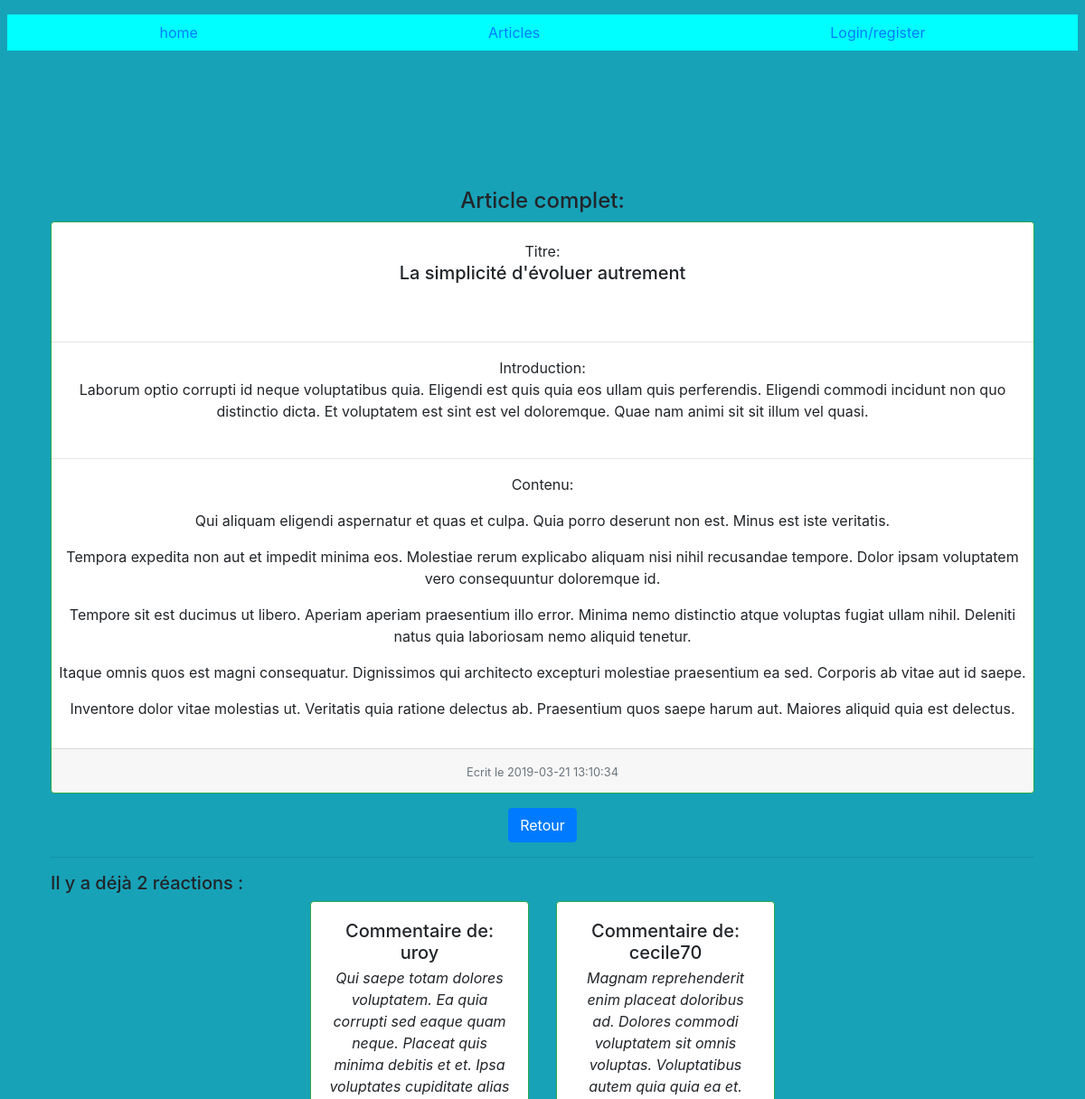
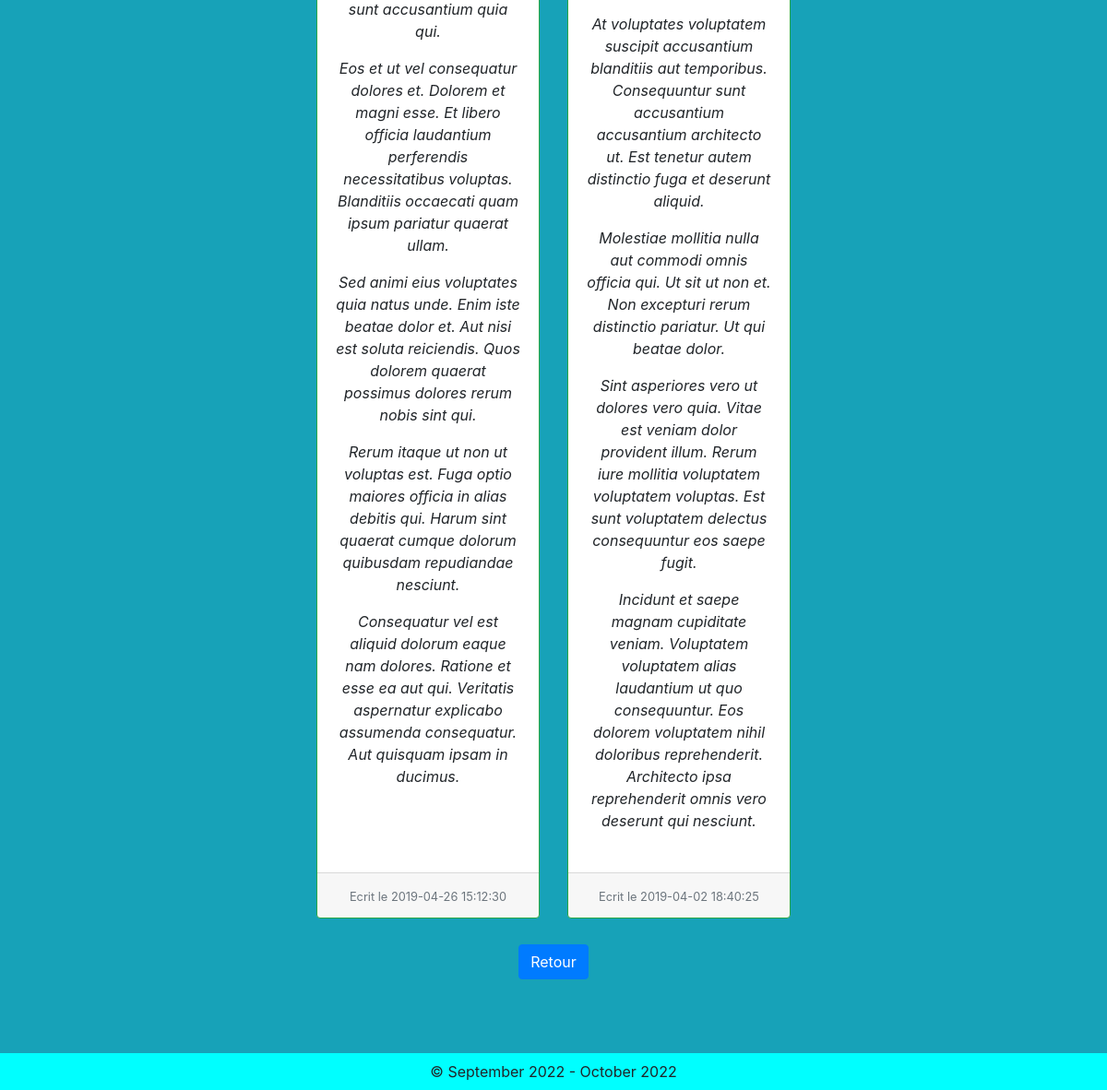
Page /front/src/controllers/articles/article.php?id=129 on the earlier database version (2 pictures, top to bottom).
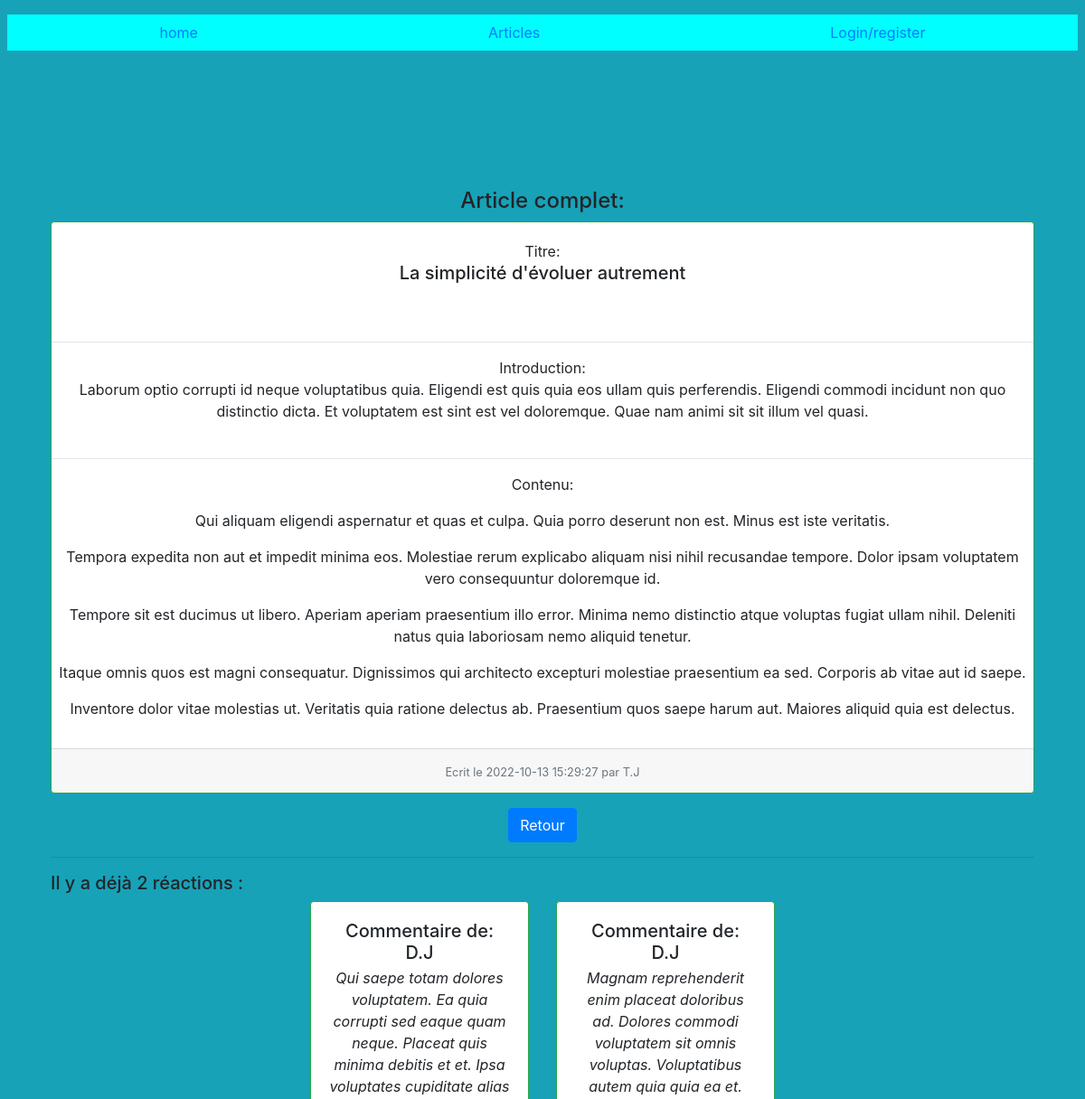
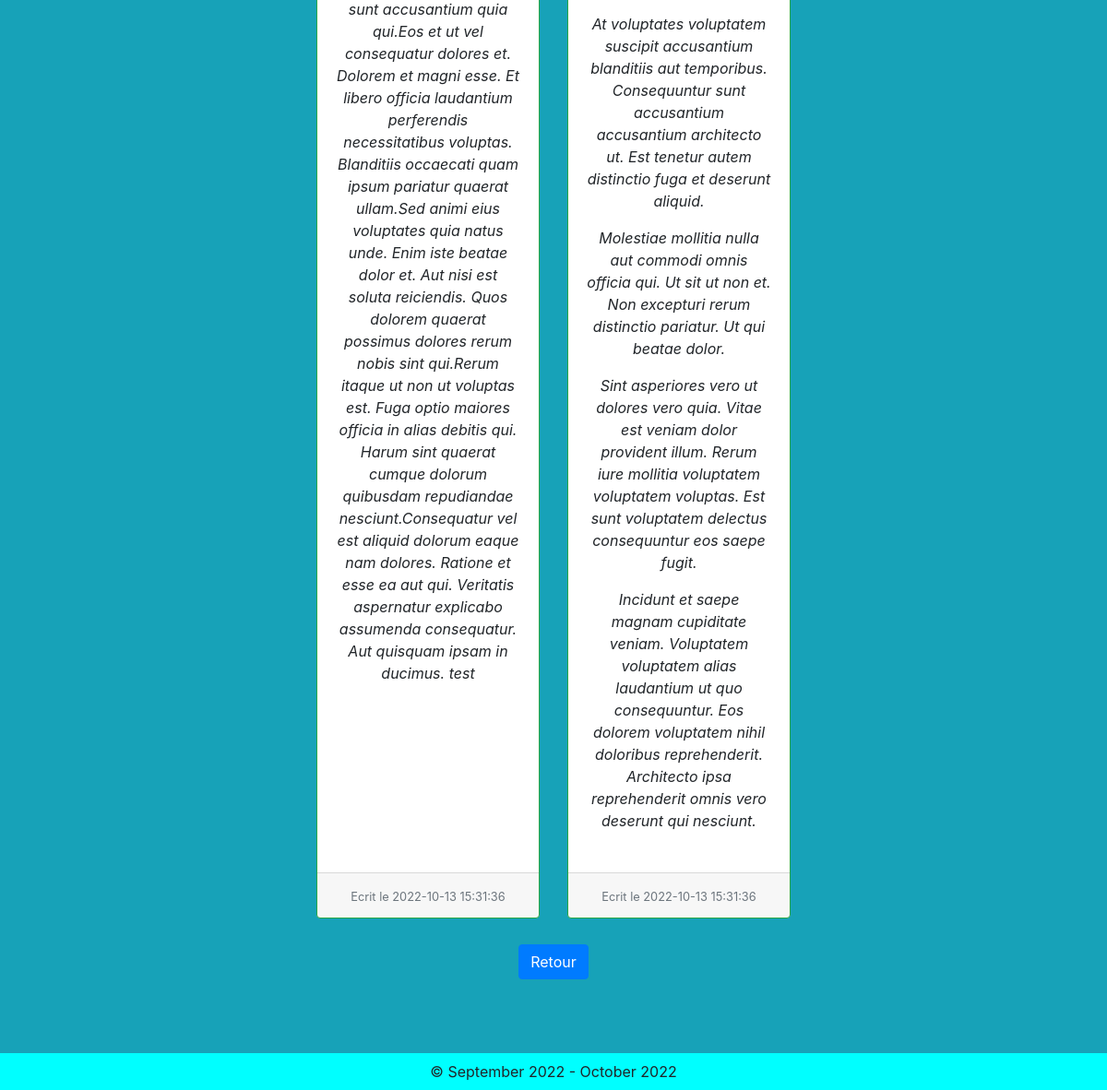
Same page on the later database version (2 pictures, top to bottom).
### tables this page shows
CREATE TABLE `articles` (
  `id` int NOT NULL AUTO_INCREMENT,
  `author` varchar(255) DEFAULT NULL,
  `title` varchar(255) NOT NULL,
  `introduction` text NOT NULL,
  `content` text NOT NULL,
  `created_at` datetime NOT NULL,
  PRIMARY KEY (`id`)
);

CREATE TABLE `comments` (
  `id` int NOT NULL AUTO_INCREMENT,
  `author` varchar(255) NOT NULL,
  `content` text NOT NULL,
  `created_at` datetime NOT NULL,
  `article_id` int NOT NULL,
  PRIMARY KEY (`id`),
  KEY `FK_ARTICLES` (`article_id`)
);

### front/src/controllers/articles/article.php (called while the page is built, shortened)
<?php
$article_id = null;
if (!empty($_GET['id']) && ctype_digit($_GET['id'])) {
    $article_id = $_GET['id'];
}
$pdo = Database::connect();
$pdo->setAttribute(PDO::ATTR_ERRMODE, PDO::ERRMODE_EXCEPTION);
$query = $pdo->prepare("SELECT * FROM articles WHERE id = :article_id");
$query->execute(['article_id' => $article_id]);
$article = $query->fetch();
$query = $pdo->prepare("SELECT * FROM comments WHERE article_id = :article_id ORDER BY created_at DESC ");
$query->execute(['article_id' => $article_id]);
$commentaires = $query->fetchAll();
require('../../pages/comments/showComments.html.php');
require('../../layout/layout.html.php');

### front/src/pages/comments/showComments.html.php (the view, shortened to what this page needs)
<div class="mt-5  mr-2 ml-2 p-5">
    <h4 class="text-center">Article complet:</h4>
    <div class="card h-100 border-success text-center">
        <div class="card-body">Titre:
            <h5 class="card-title" style="height:5vh"><?= $article['title'] ?></h5>
        </div>
        <hr>
        <div class="card-text mb-2">Introduction:
            <p><?= $article['introduction'] ?></p>
        </div>
        <hr>
        <blockquote>Contenu:
            <p><?= $article['content'] ?></p>
        </blockquote>
        <div class="card-footer">
            <small class="text-muted">Ecrit le <?= $article['created_at'] ?>
                <?php if (!empty($article['author'])) : ?>
                    <span class="help-inline"><?php echo " par " . $article['author']; ?></span>
                <?php endif; ?>
            </small>
        </div>
    </div>
    <div class="d-flex justify-content-center my-3">
        <a class="btn btn-primary" href="../../../../front/src/controllers/articles/listArticles.php">Retour</a>
    </div>
    <?php if (count($commentaires) === 0) : ?>
        <hr class="mt-2;mb-2">
        <h5 class="mt-3">Il n'y a pas encore de commentaires pour cet article</h5>
    <?php else : ?>
        <hr class="mt-2;mb-2">
        <h5 class="mt-3">Il y a déjà <?= count($commentaires) ?> réactions : </h5>
        <div class="card-group text-center justify-content-center">
            <?php foreach ($commentaires as $commentaire) : ?>
                <div class="col-md-3 mb-4">
                    <div class="card h-100 border-success">
                        <div class="card-body">
                            <h5 class="card-title" style="height:5vh">Commentaire de: <?= $commentaire['author'] ?></h5>
                            <blockquote>
                                <em><?= $commentaire['content'] ?></em>
                            </blockquote>
                        </div>
                        <div class="card-footer">
                            <small class="text-muted">Ecrit le <?= $commentaire['created_at'] ?></small>
                        </div>
                    </div>
                </div>
            <?php endforeach ?>
        </div>
        <div class="d-flex justify-content-center my-1">
            <a class="btn btn-primary" href="../../../../front/src/controllers/articles/listArticles.php">Retour</a>
        </div>
    <?php endif ?>
</div>

Differences in the rows shown:
removed comments: author "uroy", content "Qui saepe totam dolores voluptatem. Ea quia corrupti sed eaque quam neque. Placeat quis minima debitis et et. Ipsa voluptates cupiditate alias sunt accusantium quia qui. Eos et ut vel consequatur dolores et. Dolorem et magni esse. Et libero officia laudantium perferendis necessitatibus voluptas. Blanditiis occaecati quam ipsum pariatur quaerat ullam. Sed animi eius voluptates quia natus unde. Enim iste beatae dolor et. Aut nisi est soluta reiciendis. Quos dolorem quaerat possimus dolores rerum nobis sint qui. Rerum itaque ut non ut voluptas est. Fuga optio maiores officia in alias debitis qui. Harum sint quaerat cumque dolorum quibusdam repudiandae nesciunt. Consequatur vel est aliquid…", created_at "2019-04-26 15:12:30"
removed comments: author "cecile70", content "Magnam reprehenderit enim placeat doloribus ad. Dolores commodi voluptatem sit omnis voluptas. Voluptatibus autem quia quia ea et. At voluptates voluptatem suscipit accusantium blanditiis aut temporibus. Consequuntur sunt accusantium accusantium architecto ut. Est tenetur autem distinctio fuga et deserunt aliquid. Molestiae mollitia nulla aut commodi omnis officia qui. Ut sit ut non et. Non excepturi rerum distinctio pariatur. Ut qui beatae dolor. Sint asperiores vero ut dolores vero quia. Vitae est veniam dolor provident illum. Rerum iure mollitia voluptatem voluptatem voluptas. Est sunt voluptatem delectus consequuntur eos saepe fugit. Incidunt et saepe magnam cupiditate veniam.…", created_at "2019-04-02 18:40:25"
changed articles "La simplicité d'évoluer autrement": created_at "2019-03-21 13:10:34" → "2022-10-13 15:29:27"; author (not shown) → "T.J"
added comments: author "D.J", content "Qui saepe totam dolores voluptatem. Ea quia corrupti sed eaque quam neque. Placeat quis minima debitis et et. Ipsa voluptates cupiditate alias sunt accusantium quia qui.Eos et ut vel consequatur dolores et. Dolorem et magni esse. Et libero officia laudantium perferendis necessitatibus voluptas. Blanditiis occaecati quam ipsum pariatur quaerat ullam.Sed animi eius voluptates quia natus unde. Enim iste beatae dolor et. Aut nisi est soluta reiciendis. Quos dolorem quaerat possimus dolores rerum nobis sint qui.Rerum itaque ut non ut voluptas est. Fuga optio maiores officia in alias debitis qui. Harum sint quaerat cumque dolorum quibusdam repudiandae nesciunt.Consequatur vel est aliquid dolorum…", created_at "2022-10-13 15:31:36"
added comments: author "D.J", content "Magnam reprehenderit enim placeat doloribus ad. Dolores commodi voluptatem sit omnis voluptas. Voluptatibus autem quia quia ea et. At voluptates voluptatem suscipit accusantium blanditiis aut temporibus. Consequuntur sunt accusantium accusantium architecto ut. Est tenetur autem distinctio fuga et deserunt aliquid. Molestiae mollitia nulla aut commodi omnis officia qui. Ut sit ut non et. Non excepturi rerum distinctio pariatur. Ut qui beatae dolor. Sint asperiores vero ut dolores vero quia. Vitae est veniam dolor provident illum. Rerum iure mollitia voluptatem voluptatem voluptas. Est sunt voluptatem delectus consequuntur eos saepe fugit. Incidunt et saepe magnam cupiditate veniam.…", created_at "2022-10-13 15:31:36"
Other differences:
text now shown: "par"
